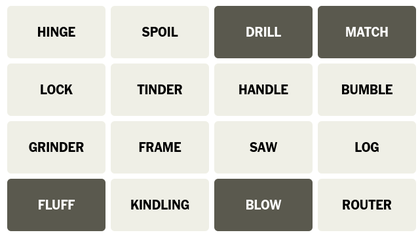
%> input picture Image and Sound Processing/KunleOguntoye_HW3/part2/p2_image3.png, 420 x 239 px, shrunk from 641 x 365 before the run
$ octave p2a_code.m   (GNU Octave 9; MATLAB toolbox functions it lacks are replaced by stand-ins)
%> lines starting %> are read from the running program, lines starting %| are printed output that depends on the picture; in (x1, y1, x2, y2) boxes, pixels count from 0 and x2, y2 are one past the last pixel; in counts of white or black regions, pixels touching at a corner belong together; the program's own positions count from 1
% Assuming 'p2_image1.png' is in the current directory
imageName = 'p2_image3.png';

% Read the image and convert it to grayscale
image = imread(imageName);
%> image is the input picture: size 239x420x3 uint8; mean R, G, B 206.3, 206.1, 198.7
imageGray = rgb2gray(image);

% Apply binary thresholding
thresh = imbinarize(imageGray, 150/255);
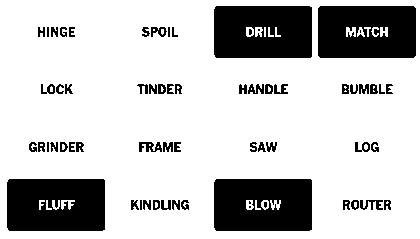
%> thresh: size 239x420 logical; 77.6% white; 63 black regions (6 under 20 px), largest, box (x1, y1, x2, y2) and area: (7, 179, 105, 231) 4896, (214, 6, 312, 58) 4873, (214, 179, 312, 231) 4855

% Convert image to RGB (if it's not already)
imageRGB = im2uint8(image); % If the image is already RGB, this step can be skipped.
if size(imageRGB, 3) == 1
    imageRGB = cat(3, imageRGB, imageRGB, imageRGB); % Convert grayscale to RGB
end

% Apply inverse binary thresholding
imageInv = imbinarize(imageGray, 230/255);
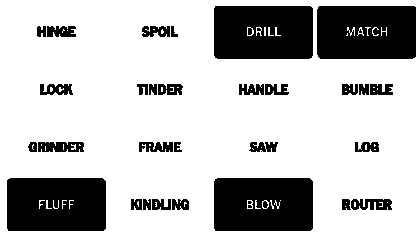
%> imageInv: size 239x420 logical; 75.4% white; 31 black regions (2 under 20 px), largest, box (x1, y1, x2, y2) and area: (7, 178, 106, 231) 5138, (214, 6, 313, 59) 5113, (317, 6, 416, 59) 5111
imageInv = imcomplement(imageInv);

% Calculate the bounding box size based on the image dimensions
[rows, cols, ~] = size(imageRGB);
%> rows = 239; cols = 420
boundingBoxRow = floor(rows / 4);
%> boundingBoxRow = 59
boundingBoxCol = floor(cols / 4);
%> boundingBoxCol = 105

% Loop through each segment of the image
for i = 1:4
    for j = 1:4
        % Extract the current block of the image
        block = imageInv((boundingBoxRow*(i-1) + 1):(boundingBoxRow*i), ...
                         (boundingBoxCol*(j-1) + 1):(boundingBoxCol*j));

        % Check if the current block contains significant white pixels
        if sum(block(:), 'all') > 1e4
            % Perform OCR on the block
            textStruct = ocr(block);
            text = textStruct.Text;
            fprintf('Detected text at (%d,%d): %s\n', i, j, text);

            % Define the position for the text annotation
            position = [(boundingBoxCol*(j-1) + 1), (boundingBoxRow*i) - 35]; % Adjusted for visibility

            % Insert text into the RGB image
            imageRGB = insertText(imageRGB, position, sprintf('(%d,%d)', i, j), 'FontSize', 18, 'BoxOpacity', 0, 'TextColor', 'red');
        end
    end
end
%> after the loop, text = -39.77

% Display the resulting image
figure;
imshow(imageRGB);
imwrite(imageRGB, "p2_image3_with_text.png")
title('Image with Text Annotations');

$ run again, with Image and Sound Processing/KunleOguntoye_HW3/part2/p2_image1.png copied over Image and Sound Processing/KunleOguntoye_HW3/part2/p2_image3.png
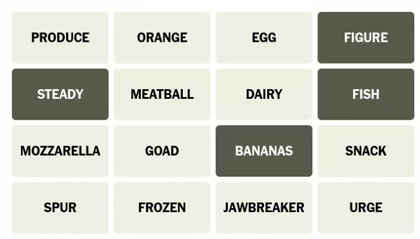
%> input picture Image and Sound Processing/KunleOguntoye_HW3/part2/p2_image1.png, 420 x 239 px, shrunk from 641 x 365 before the run
%> image is the input picture: size 239x420x3 uint8; mean R, G, B 205.6, 207.4, 197.9
%> `thresh = imbinarize(imageGray, 150/255);`:
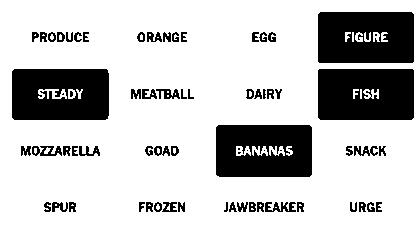
%> thresh: size 239x420 logical; 78% white; 67 black regions (8 under 20 px), largest, box (x1, y1, x2, y2) and area: (318, 69, 414, 120) 4735, (12, 69, 109, 120) 4649, (318, 12, 414, 63) 4632
%> `imageInv = imbinarize(imageGray, 230/255);`:
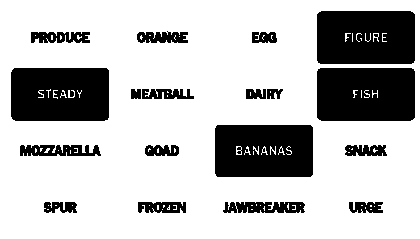
%> imageInv: size 239x420 logical; 74.9% white; 18 black regions, largest, box (x1, y1, x2, y2) and area: (317, 68, 415, 121) 5102, (317, 11, 415, 64) 5054, (11, 68, 109, 121) 5049
%> after the loop `for i = 1:4`: text = -39.77
